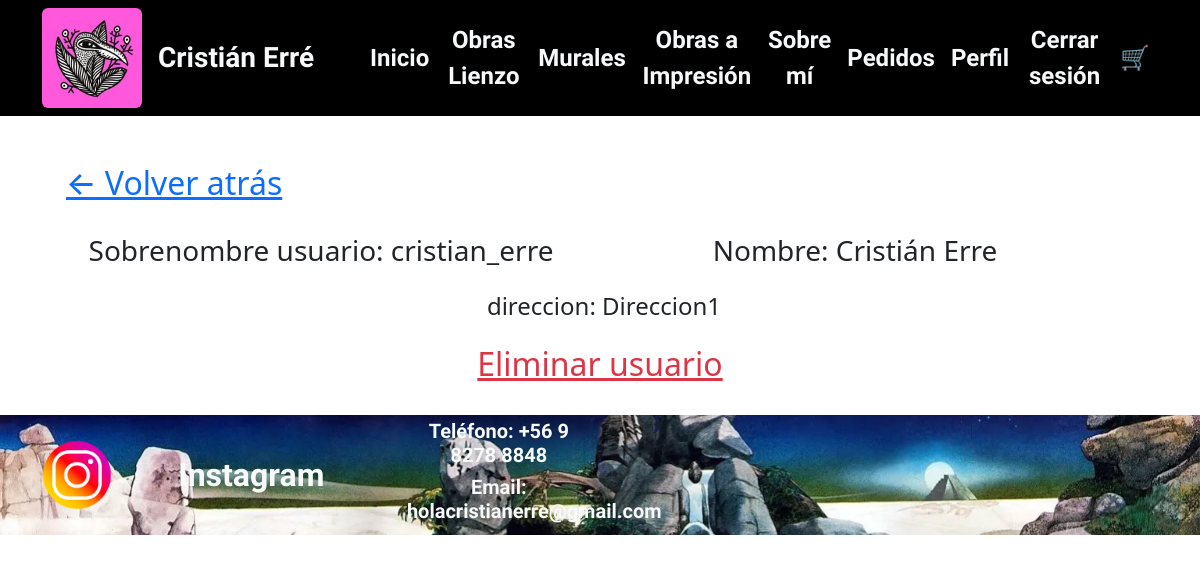
The page /usuarios/perfil/ (signed in) on the database its author committed.
### usuarios/models.py (models this page shows, shortened)
class Usuario(models.Model):
    username = models.CharField(max_length=40, verbose_name="Username")
    nombre = models.CharField(max_length=40, verbose_name="Nombre de usuario")
    apellidos = models.CharField(max_length=200, verbose_name="Apellidos")
    direccion = models.CharField(max_length=100)
    cuenta = models.ForeignKey(User, on_delete=models.CASCADE, verbose_name="Cuenta enlazada")
    created = models.DateTimeField(auto_now_add=True, verbose_name="Fecha de creación")

### usuarios/views.py (the view)
# urls.py: path('perfil/', views.perfil, name ='perfil'),
@login_required
def perfil(req):
    usuario = Usuario.objects.get(cuenta__id = req.user.id)
    return render(req, "usuarios/perfil.html", {"usuario": usuario})

### core/processors.py (called while the page is built)
def ctx_dict(request):
    ctx = {
        "nombre_pagina": "Cristián Erré",
        "LINK_INSTAGRAM": "https://www.instagram.com/cristian_erre/"
    }
    return ctx

### usuarios/templates/usuarios/perfil.html (shortened to what this page needs)
{% extends 'core/base.html' %}
{% block contenido %}
<div class="container">
    <div class="container row text-start mb-4">
        <h2><a href="/">← Volver atrás</a></h2>
    </div>
    <div class="container row">
        <h3 class="col-6">Sobrenombre usuario: {{ usuario.username }}</h3>
        <h3 class="col-6">Nombre: {{ usuario.nombre }} {{ usuario.apellidos }}</h3>
    </div>
    <h4 class="ps-4 p-3" >direccion: {{ usuario.direccion }}</h4>
    <h2><a href="./eliminar/" class="text-danger">Eliminar usuario</a></h2>
</div>
{% endblock %}

### catalogo/static/catalogo/style/styles.css (style rules this page uses)
body { background-color: rgb(255, 255, 255); }

### rows shown on the page
Usuario: username "cristian_erre", nombre "Cristián", apellidos "Erre", direccion "Direccion1"

### other values the page prints
{{ nombre_pagina }} "Cristián Erré"
